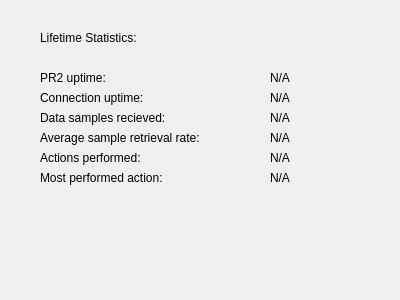
<?xml version="1.0" encoding="UTF-8"?>
<ui version="4.0">
 <class>lifeTimeStatistics</class>
 <widget class="QWidget" name="lifeTimeStatistics">
  <property name="geometry">
   <rect>
    <x>0</x>
    <y>0</y>
    <width>400</width>
    <height>300</height>
   </rect>
  </property>
  <property name="windowTitle">
   <string>Dialog</string>
  </property>
  <widget class="QLabel" name="label">
   <property name="geometry">
    <rect>
     <x>40</x>
     <y>30</y>
     <width>201</width>
     <height>16</height>
    </rect>
   </property>
   <property name="text">
    <string>Lifetime Statistics: </string>
   </property>
  </widget>
  <widget class="QLabel" name="label_2">
   <property name="geometry">
    <rect>
     <x>40</x>
     <y>70</y>
     <width>131</width>
     <height>16</height>
    </rect>
   </property>
   <property name="text">
    <string>PR2 uptime:</string>
   </property>
  </widget>
  <widget class="QLabel" name="label_3">
   <property name="geometry">
    <rect>
     <x>40</x>
     <y>90</y>
     <width>141</width>
     <height>16</height>
    </rect>
   </property>
   <property name="text">
    <string>Connection uptime: </string>
   </property>
  </widget>
  <widget class="QLabel" name="label_4">
   <property name="geometry">
    <rect>
     <x>40</x>
     <y>110</y>
     <width>171</width>
     <height>16</height>
    </rect>
   </property>
   <property name="text">
    <string>Data samples recieved: </string>
   </property>
  </widget>
  <widget class="QLabel" name="label_5">
   <property name="geometry">
    <rect>
     <x>40</x>
     <y>130</y>
     <width>221</width>
     <height>16</height>
    </rect>
   </property>
   <property name="text">
    <string>Average sample retrieval rate: </string>
   </property>
  </widget>
  <widget class="QLabel" name="label_6">
   <property name="geometry">
    <rect>
     <x>40</x>
     <y>150</y>
     <width>161</width>
     <height>16</height>
    </rect>
   </property>
   <property name="text">
    <string>Actions performed: </string>
   </property>
  </widget>
  <widget class="QLabel" name="label_7">
   <property name="geometry">
    <rect>
     <x>40</x>
     <y>170</y>
     <width>181</width>
     <height>16</height>
    </rect>
   </property>
   <property name="text">
    <string>Most performed action: </string>
   </property>
  </widget>
  <widget class="QLabel" name="rvis_PR2UptimeLbl">
   <property name="geometry">
    <rect>
     <x>270</x>
     <y>70</y>
     <width>121</width>
     <height>16</height>
    </rect>
   </property>
   <property name="text">
    <string>N/A</string>
   </property>
  </widget>
  <widget class="QLabel" name="rvis_ConnectionUptimeLbl">
   <property name="geometry">
    <rect>
     <x>270</x>
     <y>90</y>
     <width>121</width>
     <height>16</height>
    </rect>
   </property>
   <property name="text">
    <string>N/A</string>
   </property>
  </widget>
  <widget class="QLabel" name="rvis_samplesLbl">
   <property name="geometry">
    <rect>
     <x>270</x>
     <y>110</y>
     <width>121</width>
     <height>16</height>
    </rect>
   </property>
   <property name="text">
    <string>N/A</string>
   </property>
  </widget>
  <widget class="QLabel" name="rviz_rateLbl">
   <property name="geometry">
    <rect>
     <x>270</x>
     <y>130</y>
     <width>121</width>
     <height>16</height>
    </rect>
   </property>
   <property name="text">
    <string>N/A</string>
   </property>
  </widget>
  <widget class="QLabel" name="rvis_actionsLbl">
   <property name="geometry">
    <rect>
     <x>270</x>
     <y>150</y>
     <width>121</width>
     <height>16</height>
    </rect>
   </property>
   <property name="text">
    <string>N/A</string>
   </property>
  </widget>
  <widget class="QLabel" name="rviz_performedLbl">
   <property name="geometry">
    <rect>
     <x>270</x>
     <y>170</y>
     <width>121</width>
     <height>16</height>
    </rect>
   </property>
   <property name="text">
    <string>N/A</string>
   </property>
  </widget>
 </widget>
 <resources/>
 <connections/>
</ui>
